Frame 1 (no input): blank canvas, image omitted
Frame 60 (no input): blank canvas, image omitted
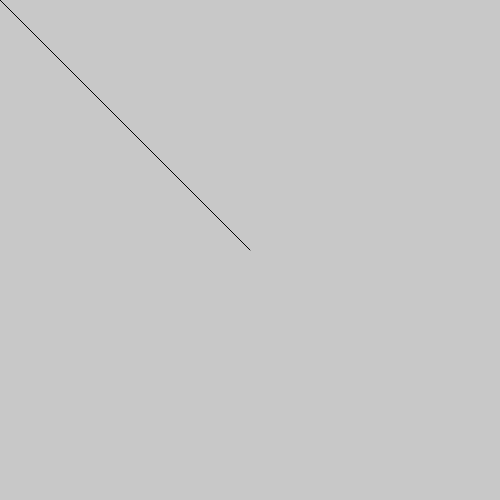
Frame 120 (the mouse pressed at the canvas centre since frame 60)

The p5.js sketch whose frames 1 and 60 were blank and that drew this single picture after the mouse press (run headless with seeded random() and noise() and a simulated clock; from frame 60 on, the mouse is pressed at the canvas centre):

// p5.js sketch
// ── sketch.js
function setup() {
  createCanvas(500, 500);
  smooth();
}

function draw() {
  background(200);

  var myVector = createVector(mouseX, mouseY);
  // myVector.add(createVector(0, 100));
  // myVector.sub(createVector(0, 100));
  // myVector.mult(0.5);
  // myVector.div(2.0);
  line(0, 0, myVector.x, myVector.y);



}
